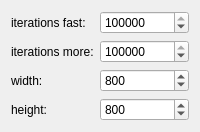
        <widget class="QWidget" name="tab">
         <attribute name="title">
          <string>render</string>
         </attribute>
         <layout class="QVBoxLayout" name="verticalLayout_2">
          <item>
           <layout class="QFormLayout" name="formLayout">
            <property name="fieldGrowthPolicy">
             <enum>QFormLayout::AllNonFixedFieldsGrow</enum>
            </property>
            <item row="0" column="1">
             <widget class="QSpinBox" name="spinIterationsFast">
              <property name="maximum">
               <number>1000000000</number>
              </property>
              <property name="value">
               <number>1000000</number>
              </property>
             </widget>
            </item>
            <item row="0" column="0">
             <widget class="QLabel" name="label">
              <property name="text">
               <string>iterations fast:</string>
              </property>
             </widget>
            </item>
            <item row="2" column="0">
             <widget class="QLabel" name="label_2">
              <property name="text">
               <string>width:</string>
              </property>
             </widget>
            </item>
            <item row="2" column="1">
             <widget class="QSpinBox" name="spinWidth">
              <property name="maximum">
               <number>10000</number>
              </property>
              <property name="value">
               <number>800</number>
              </property>
             </widget>
            </item>
            <item row="3" column="0">
             <widget class="QLabel" name="label_3">
              <property name="text">
               <string>height:</string>
              </property>
             </widget>
            </item>
            <item row="3" column="1">
             <widget class="QSpinBox" name="spinHeight">
              <property name="maximum">
               <number>10000</number>
              </property>
              <property name="value">
               <number>800</number>
              </property>
             </widget>
            </item>
            <item row="1" column="0">
             <widget class="QLabel" name="label_22">
              <property name="text">
               <string>iterations more:</string>
              </property>
             </widget>
            </item>
            <item row="1" column="1">
             <widget class="QSpinBox" name="spinIterationsMore">
              <property name="maximum">
               <number>1000000000</number>
              </property>
              <property name="value">
               <number>15000000</number>
              </property>
             </widget>
            </item>
           </layout>
          </item>
         </layout>
        </widget>
